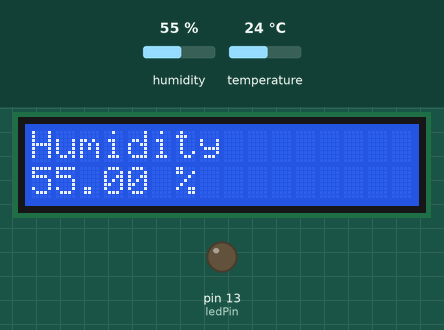
A sketch run on a simulated Arduino Uno, built with avr-gcc and run on an emulated ATmega328P. Shown: 16×2 character LCD, output pins drawn as LEDs (lit = HIGH). The test bench sets the inputs (shaded band); at power-on: humidity 55 %, temperature 24 °C. What the sketch prints to the serial monitor is not drawn.

Above: at 3.2 s.
3.3 s: humidity set to 22 %
At 6.9 s:
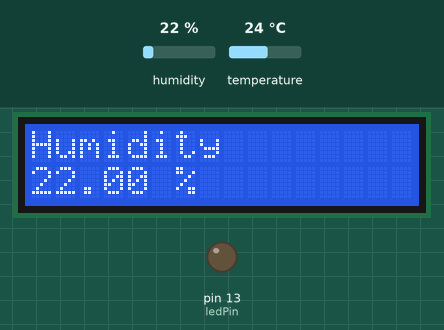
12.4 s: temperature set to 12 °C
At 17.8 s:
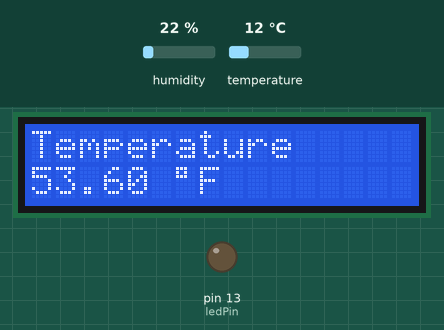
19.9 s: humidity set to 40 %
At 22.7 s:
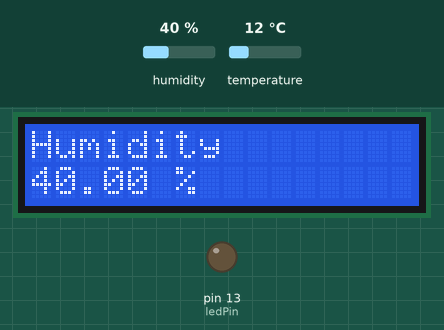
25.9 s: temperature set to 19 °C
At 29.3 s:
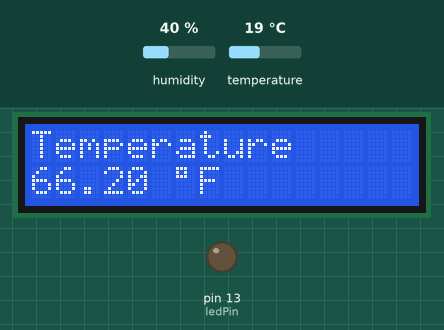
Timing chart, 0 to 30.8 s (numbered marks = the images above; inputs shaded):
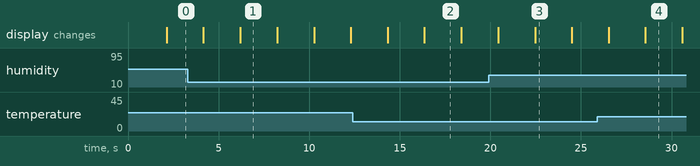

Measured:
- after the input at 3.3 s, the display: first differs from a run without the input after 2.9 s (image 1)
- after the input at 12.4 s, the display: first differs from a run without the input after 4.0 s (image 2)
- after the input at 19.9 s, the display: first differs from a run without the input after 2.6 s (image 3)
- after the input at 25.9 s, the display: first differs from a run without the input after 2.7 s (image 4)
- what the display in image 1 shows lasts 2.0 s, from 6.2 s to 8.2 s

The sketch:

DHT11_Humidity_Sensor_To_LCD_v_1-0-0.ino
```cpp
/*
  DHT11_Humidity_Sensor_To_LCD_v_1-0-0

  Version 1.0.0

  This is a simple program that reads from a DHT11 temperature / humidity
  sensor and displays the values read to an I2C LCD display.

  Reference Link For Connecting DHT11:

  https://lastminuteengineers.com/dht11-module-arduino-tutorial/

  Device:     Address:
  -------     -----------
  I2C LCD     0x27

  DHT11
  Pin:      Connected To:

  1         5 VDC
  2         Pin 7
  3         GND

  2x16 LCD
  Panel
  Pin:      Connected To:

  1         GND
  2         5 VDC
  3         SDA
  4         SCL

  Created:   September 4, 2024
  Modified:  September 4, 2024
  by Todd S. Canaday
  tcanaday@memphis.edu

  Arduino Compiler Version:  arduino-1.8.13

  Revision Notes:

  09/04/2024  Initial release of source code.
*/

#include <DHT.h>
#include <LiquidCrystal_I2C.h>

#define DHT_SENSOR_PIN 7            //  value for pin connected to DHT11 sensor...
#define DHT_SENSOR_TYPE DHT11       //  value for sensor type...
#define DEBUG true                  //  set to true for console output, false for no console output...
#define Serial if(DEBUG)Serial

/********************/
/*  CONSTRUCTORS    */
/********************/
//  initialize DHT11 sensor...
DHT dht_sensor(DHT_SENSOR_PIN, DHT_SENSOR_TYPE);
//  initialize I2C LCD display (address = 0x27)...
LiquidCrystal_I2C lcd(0x27,16,2);

/********************/
/*  VARIABLES       */
/********************/
const int ledPin = 13;              //  on board LED...
float temperature = 0.0;            //  variable to store reading from DS18B20 sensor...
float humidity = 0.0;               //  variable to store humidity reading...
int delay_time = 2000;              //  variable to delay between readings...
int blinkDelay = 100;               //  variable to delay between LED on / off state...

void setup()
{
  lcd.init();                       //  initialize the I2C LCD...
  lcd.noBacklight();                //  disable backlight for the I2C LCD...
  lcd.clear();                      //  clear the I2C LCD...
  lcd.backlight();                  //  enable backlight for the I2C LCD...

  Serial.begin(9600);               //  start the serial port in case debug...

  pinMode(ledPin, OUTPUT);          //  Pin 13 has an LED connected...
  digitalWrite(ledPin, LOW);        //  turn the LED off...

  //  display a startup message to the I2C LCD display...
  DisplayStartupMessageToLCD();
  //  delay for specified time...
  delay(delay_time);

  //  initialize the DHT11 sensor...
  dht_sensor.begin();

  //  print program info to console if enabled...
  PrintProgramInfoToConsole();
}

void loop()
{
  //  get the humidity from the DHT11 sensor...
  humidity = dht_sensor.readHumidity();
  //  get the temperature from the DHT11 sensor...
  temperature = dht_sensor.readTemperature(true);

  //  make sure that we actually got a valid reading
  //  from the DHT11 sensor...
  if(isnan(temperature) || isnan(humidity))
  {
    //  ooops, error reading from the sensor...
    DisplayErrorToLCD();
    Serial.println(F("Error reading from DHT11!"));
  }
  else
  {
    //  show the data on the I2C display...
    PrintDataToDisplay("Humidity",humidity,"%",false);
    //  delay between readings from the sensor...
    delay(delay_time);
    //  show the data on the I2C display...
    PrintDataToDisplay("Temperature",temperature,"F",true);
    //  delay between readings from the sensor...
    delay(delay_time);
  }

  //  if serial output debug enabled, print values to console...
  PrintReadingsToConsole();
}

/**
 * DisplayStartupMessageToLCD
 * Method used to display the startup
 * message to the I2C LCD display.
 */
void DisplayStartupMessageToLCD()
{
  //  clear the I2C LCD dsiplay...
  lcd.clear();
  //  set cursor to character 0 on line 0...
  lcd.setCursor(0,0);
  //  print message to the LCD screen...
  lcd.print("DHT11 Humidity");
  //  set cursor to character 0 on line 1...
  lcd.setCursor(0,1);
  //  print message to the LCD screen...
  lcd.print("Sensor v. 1.0.1");
}

/**
 * PrintDataToDisplay
 * Method used to print sensor value
 * to the I2C LCD display.
 */
void PrintDataToDisplay(String device, float value, String unitOfMeasure, bool isTemp)
{
  //  clear the I2C LCD dsiplay...
  lcd.clear();
  //  set cursor to character 0 on line 0...
  lcd.setCursor(0,0);
  //  print the device type to the LCD screen...
  lcd.print(device);
  //  set cursor to character 0 on line 1...
  lcd.setCursor(0,1);
  //  print the measured reading to the LCD screen...
  lcd.print(value);
  //  set cursor to character 6 on line 1...
  lcd.setCursor(6,1);

  //  if temperature, then add degree symbol...
  if(isTemp)
    lcd.print((char)223);

  //  print the measured reading to the LCD screen...
  lcd.print(unitOfMeasure);
}

/**
 * DisplayErrorToLCD
 * Method used to indicate an error
 * occurred.
 */
void DisplayErrorToLCD()
{
  //  clear the I2C LCD dsiplay...
  lcd.clear();
  //  set cursor to character 0 on line 0...
  lcd.setCursor(0,0);
  //  print the device type to the LCD screen...
  lcd.print("Error reading");
  //  set cursor to character 0 on line 1...
  lcd.setCursor(0,1);
  //  print the measured reading to the LCD screen...
  lcd.print("from DHT11!");
}

/**
 * PrintProgramInfoToConsole
 * Method used to print out program
 * information to the serial port if
 * in DEBUG mode.
 */
void PrintProgramInfoToConsole()
{
  //  print program info to console...
  Serial.println(F("DHT11 Humidity Sensor"));
  Serial.println();
}

/**
 * PrintReadingsToConsole
 * Method used to print out readings from
 * the sensors to the serial port if
 * in DEBUG mode.
 */
void PrintReadingsToConsole()
{
  //  print readings to the console if enabled...
  Serial.print(F("Humidity:  "));
  Serial.print(humidity);
  Serial.println(F("%"));
  Serial.print(F("Temperature:  "));
  Serial.print(temperature);
  Serial.println(F("°F"));
}
```
